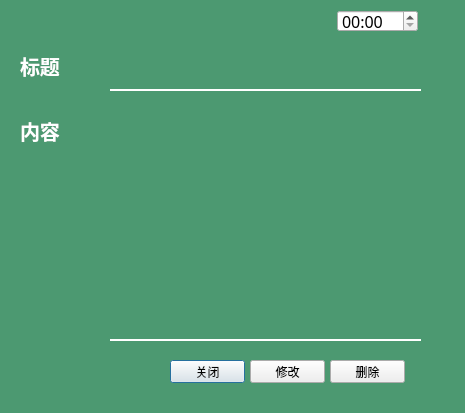
<?xml version="1.0" encoding="UTF-8"?>
<ui version="4.0">
 <class>Dialog</class>
 <widget class="QDialog" name="Dialog">
  <property name="geometry">
   <rect>
    <x>0</x>
    <y>0</y>
    <width>465</width>
    <height>413</height>
   </rect>
  </property>
  <property name="font">
   <font>
    <family>楷体_GB2312</family>
    <pointsize>20</pointsize>
   </font>
  </property>
  <property name="windowTitle">
   <string>Dialog</string>
  </property>
  <property name="styleSheet">
   <string notr="true">QTextEdit{
	border:none;
	border-bottom:2px solid white;
	background:rgba(0,0,0,0);
	color:white;
}
QLabel{
	font-size:20px;
	font-family:&quot;仿宋_GB2312&quot;;
font-weight:bold;
color:white;
}
QPushButton{
	font-size:12px;
}
QDialog{
	background:rgb(76, 153, 113);
}</string>
  </property>
  <widget class="QTextEdit" name="textEdit_content">
   <property name="geometry">
    <rect>
     <x>110</x>
     <y>120</y>
     <width>311</width>
     <height>221</height>
    </rect>
   </property>
   <property name="font">
    <font>
     <family>Microsoft YaHei UI</family>
     <pointsize>16</pointsize>
    </font>
   </property>
  </widget>
  <widget class="QLabel" name="label_title">
   <property name="geometry">
    <rect>
     <x>20</x>
     <y>50</y>
     <width>91</width>
     <height>31</height>
    </rect>
   </property>
   <property name="text">
    <string>标题</string>
   </property>
  </widget>
  <widget class="QLabel" name="label_content">
   <property name="geometry">
    <rect>
     <x>20</x>
     <y>110</y>
     <width>71</width>
     <height>41</height>
    </rect>
   </property>
   <property name="text">
    <string>内容</string>
   </property>
  </widget>
  <widget class="QTextEdit" name="textEdit_title">
   <property name="geometry">
    <rect>
     <x>110</x>
     <y>50</y>
     <width>311</width>
     <height>41</height>
    </rect>
   </property>
   <property name="font">
    <font>
     <family>Microsoft YaHei UI</family>
     <pointsize>16</pointsize>
    </font>
   </property>
   <property name="html">
    <string>&lt;!DOCTYPE HTML PUBLIC &quot;-//W3C//DTD HTML 4.0//EN&quot; &quot;http://www.w3.org/TR/REC-html40/strict.dtd&quot;&gt;
&lt;html&gt;&lt;head&gt;&lt;meta name=&quot;qrichtext&quot; content=&quot;1&quot; /&gt;&lt;meta charset=&quot;utf-8&quot; /&gt;&lt;style type=&quot;text/css&quot;&gt;
p, li { white-space: pre-wrap; }
hr { height: 1px; border-width: 0; }
li.unchecked::marker { content: &quot;\2610&quot;; }
li.checked::marker { content: &quot;\2612&quot;; }
&lt;/style&gt;&lt;/head&gt;&lt;body style=&quot; font-family:'Microsoft YaHei UI'; font-size:16pt; font-weight:400; font-style:normal;&quot;&gt;
&lt;p style=&quot;-qt-paragraph-type:empty; margin-top:0px; margin-bottom:0px; margin-left:0px; margin-right:0px; -qt-block-indent:0; text-indent:0px; font-size:16px;&quot;&gt;&lt;br /&gt;&lt;/p&gt;&lt;/body&gt;&lt;/html&gt;</string>
   </property>
  </widget>
  <widget class="QPushButton" name="pushButton">
   <property name="geometry">
    <rect>
     <x>170</x>
     <y>360</y>
     <width>75</width>
     <height>23</height>
    </rect>
   </property>
   <property name="text">
    <string>关闭</string>
   </property>
  </widget>
  <widget class="QPushButton" name="pushButton_change">
   <property name="geometry">
    <rect>
     <x>250</x>
     <y>360</y>
     <width>75</width>
     <height>23</height>
    </rect>
   </property>
   <property name="text">
    <string>修改</string>
   </property>
  </widget>
  <widget class="QPushButton" name="pushButton_delete">
   <property name="geometry">
    <rect>
     <x>330</x>
     <y>360</y>
     <width>75</width>
     <height>23</height>
    </rect>
   </property>
   <property name="text">
    <string>删除</string>
   </property>
  </widget>
  <widget class="QTimeEdit" name="timeEdit">
   <property name="geometry">
    <rect>
     <x>337</x>
     <y>10</y>
     <width>81</width>
     <height>22</height>
    </rect>
   </property>
   <property name="styleSheet">
    <string notr="true">QTimeEdit{
	font-size:16px;
}</string>
   </property>
   <property name="displayFormat">
    <string>HH:mm</string>
   </property>
  </widget>
 </widget>
 <resources/>
 <connections>
  <connection>
   <sender>pushButton</sender>
   <signal>clicked()</signal>
   <receiver>Dialog</receiver>
   <slot>close()</slot>
   <hints>
    <hint type="sourcelabel">
     <x>207</x>
     <y>371</y>
    </hint>
    <hint type="destinationlabel">
     <x>232</x>
     <y>206</y>
    </hint>
   </hints>
  </connection>
 </connections>
</ui>
